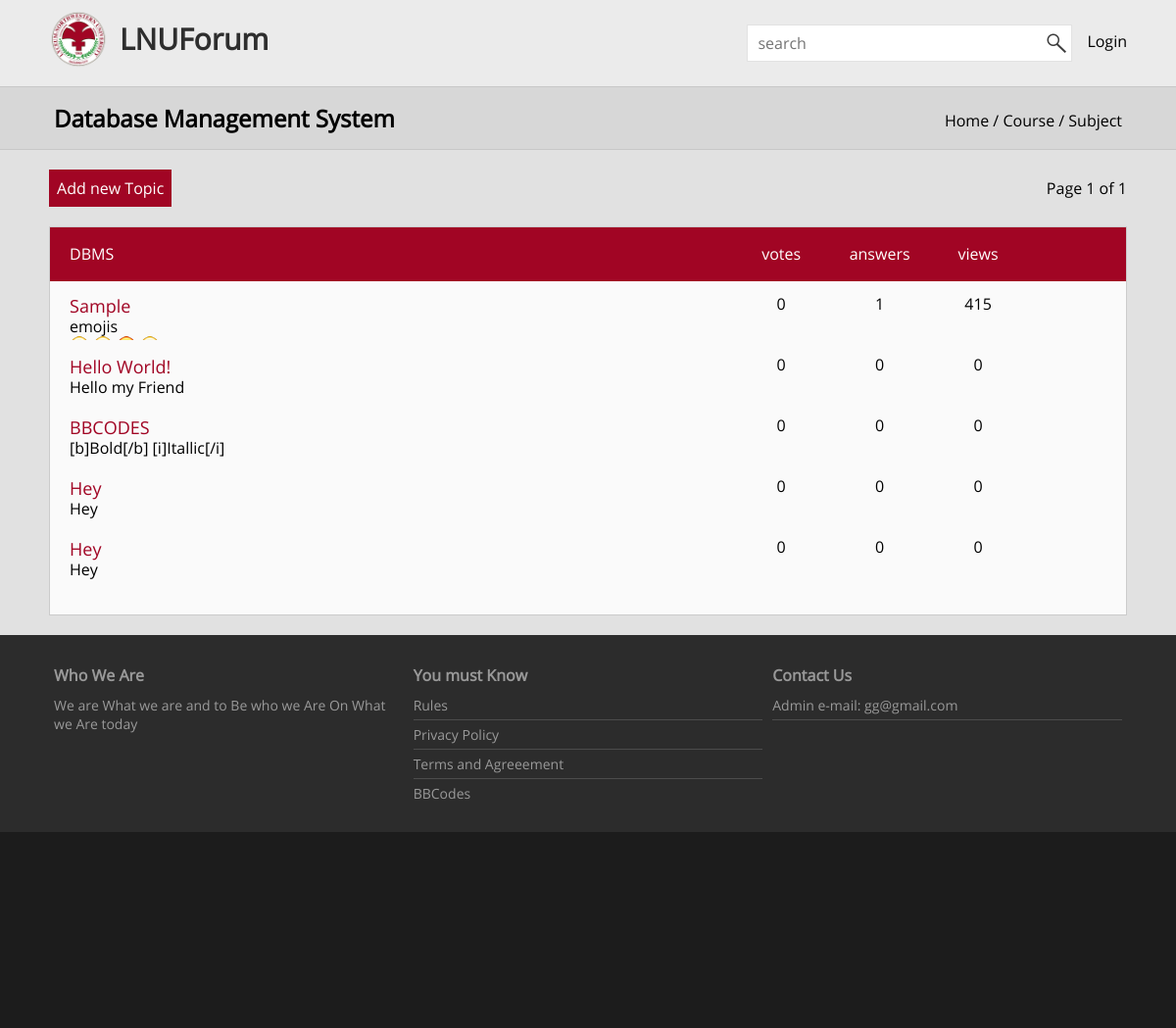
The page /CICS/DBMS/1/ on the database its author committed.
### tables this page shows
CREATE TABLE `subject` (
  `id` int(11) NOT NULL,
  `course_id` int(11) NOT NULL,
  `subject` text NOT NULL,
  `description` text NOT NULL
);

CREATE TABLE `topic` (
  `id` int(11) NOT NULL,
  `subject_id` int(11) NOT NULL,
  `course_id` int(11) NOT NULL,
  `user_id` int(11) NOT NULL,
  `topic_title` varchar(255) NOT NULL,
  `topic` text NOT NULL,
  `type` varchar(255) NOT NULL,
  `tags` text NOT NULL,
  `date` datetime NOT NULL DEFAULT CURRENT_TIMESTAMP,
  `total_likes` int(11) NOT NULL,
  `views` int(11) NOT NULL
);

### index.php (called while the page is built, shortened)
<?php
	require_once('includes/php/functions.php');
	$html = new html();
	require_once('includes/php/home.php');
?>

### includes/Php/functions.php (the view, shortened to what this page needs)
<?php
	class db{
		protected $con;
		function __construct(){
			$this->server = 'localhost';
			$this->user = 'root';
			$this->pass = '';
			$this->db = 'LNUForum';
			$this->con = new mysqli($this->server,$this->user,$this->pass,$this->db) or die($this->con->error);
		}
		function query($sql){
			$res = mysqli_query($this->con,$sql);
			return $res;
		}
		function strip($content){
			$res = mysqli_real_escape_string($this->con,$content);
			return $res;
		}
	}
	class html extends db{
		function nav($subject,$course,$cpage){
			$sql = "SELECT * FROM topic WHERE subject_id IN (SELECT id FROM subject WHERE subject = '$subject')";
			$res = $this->query($sql);
			$page = $res->num_rows / 10;
			$page = (is_float($page) ? intval($page + 1) : $page);
			$page = ($page == 0 ? 1 : $page);
			$back = (($cpage != 1) ? "<a href='/LNUForum/{$course}/{$subject}/".($cpage - 1)."'><</a>" : "");
			$next = (($cpage != $page) ? "<a href='/LNUForum/{$course}/{$subject}/".($cpage + 1)."'>></a>" : "");
			$paging =
			(
				(!IsSet($_GET['id'])) ?
					"<div style='float: right;'>
						<span>{$back} Page {$cpage} of {$page} {$next}</span>
					</div>":
					""
			);
			$link = IsSet($_SESSION['user_id']) ? "/LNUForum/{$course}/{$subject}/Create" : "/LNUForum/login";
			$response = "
				<nav class='clearfix' id='subject-nav'>
					<div class='link-btn'>
						<a href='$link'><span>Add new Topic</span></a>
					</div>
					{$paging}
				</nav>
			";
			return $response;
		}
		function subject_only($subject,$course,$page){
			$sql = "SELECT * FROM subject WHERE subject = '{$this->strip($subject)}'";
			$res = $this->query($sql);
			$response = $this->nav($subject,$course,$page);
			while(list($id,$cid,$subject,$desc) = $res->fetch_array()){
				$response .= "
					<div class='box whitebg'>
						<header class='main-box-header redbg'>
							<div>
								<span'>{$subject}</span>
							</div>
							<div class='details'>
								<div><span>votes</span></div>
								<div><span>answers</span></div>
								<div><span>views</span></div>
							</div>
						</header>
						<section>
							{$this->show_topics($id,$subject,$course,$page)}
						</section>
					</div>
				";
			}
			return $response;
		}
		function show_topics($id,$subject,$course,$page){
			$response = '';
			$limit = 10;
			$offset = (($page == 1) ? 0 : ($page * 10) - $limit);
			$sql = "SELECT id,subject_id,course_id,user_id,topic_title,topic,date,total_likes,views FROM topic WHERE subject_id = '$id' ORDER BY views DESC LIMIT {$offset}, {$limit}";
			$res = $this->query($sql);
			if(!empty($res->num_rows)){
				while(list($tid,$sid,$cid,$uid,$title,$topic,$date,$tlike,$views) = $res->fetch_array()){
					$link = urlencode("{$title}");
					$topic = str_replace(array("\r","\n"),"",$topic);
					$response .= "
						<div class='course-div clearfix'>
							<div class='course-content'>
								<div class='course-title'>
									<a href=/LNUForum/{$course}/{$subject}/Topic/{$tid}/$link>
										<span>{$title}</span>
									</a>
								</div>
								<div class='course-desc'>
									<span>{$topic}</span>
								</div>
							</div>
							{$this->topic_details($tid)}
						</div>
					";
				}
			}
			return $response;
		}
		function topic_details($tid){
			$sql = "SELECT total_likes FROM topic WHERE id = '$tid'";
			$res = $this->query($sql);
			list($tlikes) = $res->fetch_array();
			$sql = "SELECT COUNT(*) FROM answer WHERE topic_id = '$tid'";
			$res = $this->query($sql);
			list($tanswers) = $res->fetch_array();
			$sql = "SELECT views FROM topic WHERE id = '$tid'";
			$res = $this->query($sql);
			list($tviews) = $res->fetch_array();
			$response = "
				<div class='details'>
					<div><span>{$tlikes}</span></div>
					<div><span>{$tanswers}</span></div>
					<div><span>{$tviews}</span></div>
				</div>
			";
			return $response;
		}
		function footer(){
			$admin = (IsSet($_SESSION['admin']) ? "<p><a href='/LNUForum/admin/'>Admin</a></p>" : '');
			$response = "
				<footer class='clearfix'>
					<div class='footer-contents clearfix'>
						<div class='footer-content'>
							<h3>Who We Are</h3>
							<p>We are What we are and to Be who we Are On What we Are today</p>
						</div>
						<div class='footer-content'>
							<h3>You must Know</h3>
							<p><a href='?action=rules'>Rules</a></p>
							<p><a href='privacy'>Privacy Policy</a></p>
							<p><a href='terms'>Terms and Agreeement</a></p>
							<p><a href='BBCodes'>BBCodes</a></p>
							$admin
						</div>
						<div class='footer-content'>
							<h3>Contact Us</h3>
							<p>Admin e-mail: gg@gmail.com</p>
						</div>
					</div>
					<div class='last-footer'></div>
				</footer>
			";
			return $response;
		}
		function getSubName($subject){
			$sql = "SELECT description FROM subject WHERE subject = '$subject'";
			$res = $this->query($sql);
			$data = $res->fetch_array();
			return $data['description'];
		}
	}
?>

### includes/Php/home.php (shortened to what this page needs)
<!DOCTYPE html>
<html lang='EN'>
<?php require_once('head.php');?>
<body id="loader">
	<div id="main">
		<header id="header-main" class="clearfix">
			<div class="content">
				<div id="header-logo">
					<a href="/LNUForum/">
						<span>LNUForum</span>
						<img src="/LNUForum/includes/css/css-icons/lnulogo.png" alt="Lyceans">
					</a>
				</div>
				<div id="header-profile">
					<?php echo (
						IsSet($_SESSION['user_id'])) ?
						"<span>{$html->header_profile($_SESSION['user_id'])}</span>"
						:
						"<span style='color: #000; cursor: pointer;' class='logintxt btn' data-ref='open-user'>Login</span>";
					?>
				</div>
				<div id="header-search-box">
					<form action="ajax/data-handler.php" id="search-form">
						<input aria-label='search' type="text" name="text" placeholder="search" class='search-input' autocomplete="off">
						<label for="search-btn" class="img-btn"><img alt="search" src="/LNUForum/includes/Css/css-icons/search-btn.png"></label>
					</form>
				</div>
			</div>
		</header>
		<nav class='clearfix' id='main-nav'>
			<div class='content'>
				<?php
					if(isset($_GET['action'])){
						if($_GET['action'] == 'search'){
							echo "
								<h1>Search Page</h1>
								<span style='float: right;'>
									<a href='/LNUForum/'>Home</a>
								</span>
							";
						}
						elseif($_GET['action'] == 'profile'){
							echo "
								<h1>". ((isset($_SESSION['user_id']) && $user->getUID($_GET['user']) == $_SESSION['user_id']) ? "Profile Page": "Viewing {$_GET['user']}")."</h1>
								<span style='float: right;'>
									<a href='/LNUForum/'>Home</a>
								</span>
							";
						}
						elseif($_GET['action'] == 'create'){
							echo "
								<h1>Post New Topic</h1>
								<span style='float: right;'>
									<a href='/LNUForum/'>Home</a> / <a href='/LNUForum/{$_GET['course']}/'>Course</a> / <a href='/LNUForum/{$_GET['course']}/{$_GET['subject']}/1/'>Subject</a>
								</span>
							";
						}
						elseif($_GET['action'] == 'Register'){
							echo "
								<h1>Registration</h1>
								<span style='float: right;'>
									<a href='/LNUForum/'>Home</a>
								</span>
							";
						}
						elseif($_GET['action'] == 'Admin'){
							echo "
								<h1>Control Panel</h1>
								<span style='float: right;'>
									<a href='/LNUForum/'>Home</a>
								</span>
							";
						}
						elseif($_GET['action'] == 'Login'){
							echo "
								<h1>Login</h1>
								<span style='float: right;'>
									<a href='/LNUForum/'>Home</a>
								</span>
							";
						}
						elseif($_GET['action'] == 'settings'){
							echo "
								<h1>Account Settings</h1>
								<span style='float: right;'>
									<a href='/LNUForum/'>Home</a>
								</span>
							";
						}
						elseif($_GET['action'] == 'notif'){
							echo "
								<h1>Notifications</h1>
								<span style='float: right;'>
									<a href='/LNUForum/'>Home</a>
								</span>
							";
						}
						elseif($_GET['action'] == 'message'){
							echo "
								<h1>Chat</h1>
								<span style='float: right;'>
									<a href='/LNUForum/'>Home</a>
								</span>
							";
						}
					}
					elseif(isset($_GET['subject'])){
						echo "
							<h1>{$html->getSubName($_GET['subject'])}</h1>
							<span style='float: right;'>
								<a href='/LNUForum/'>Home</a> / <a href='/LNUForum/{$_GET['course']}/'>Course</a> / <a href='/LNUForum/{$_GET['course']}/{$_GET['subject']}/{$_GET['page']}/'>Subject</a>
							</span>
						";
					}
					else{
						echo "
							<h1>Home</h1>
						";
					}
				?>
			</div>
		</nav>
		<section class="content">
			<?php
				$contentclass = (IsSet($_GET['topic_id'])) ? 'main-topic' : '';
				$contentclass .= (IsSet($_GET['course']) && !IsSet($_GET['topic_id'])) ? 'wide-content' : '';
				$contentclass .= (IsSet($_GET['action']) && $_GET['action'] == 'Admin') ? 'admin' : '';
				$contentclass .= (IsSet($_GET['action']) && $_GET['action'] == 'message') ? 'chat' : '';
			?>
			<article  class="content <?php print($contentclass);?>">
				<?php
					if(isset($_GET['action'])){
						if(IsSet($_SESSION['user_id'])){
							if(isset($_GET['user']) && $_GET['action'] == 'message'){
								print($html->message_box($_GET['user']));
							}
							elseif(!isset($_GET['user']) && $_GET['action'] == 'message'){
								header("Location: /LNUForum/Chat/{$html->getFirstChat()}");
							}
							elseif($_GET['action'] == 'profile'){
								print($html->main_profile($_GET['user']));
							}
							elseif($_GET['action'] == 'create'){
								print($html->create_topic($_GET['course'],$_GET['subject'],$_SESSION['user_id']));
							}
							elseif($_GET['action'] == 'settings'){
								print($html->settings());
							}
							elseif($_GET['action'] == 'verify'){
								printf($html->verify());
							}
							elseif($_GET['action'] == 'notif'){
								printf($html->notif());
							}
						}
						elseif(!isset($_SESSION['user_id'])){
							if($_GET['action'] == 'Register'){
								print($html->register());
							}
							elseif($_GET['action'] == 'Login'){
								print($html->main_login());
							}
							else{
								header("Location: /LNUForum/");
							}
						}
						elseif(isset($_SESSION['admin'])){
							if($_GET['action'] == 'Admin'){
								print($html->admin());
							}
						}
					}
					elseif(isset($_GET['topic_id'])){
						printf($html->topic_layout());
					}
					elseif(isset($_GET['subject'])){
						print($html->subject_only($_GET['subject'],$_GET['course'],$_GET['page']));
					}
					elseif(isset($_GET['course'])){
						print($html->course_only($_GET['course']));
						print($html->active_topics($_GET['course']));
					}
					elseif(!IsSet($_GET['course'])){
						print($html->courses());
					}
				?>
			</article>
		</section>
		<?php
			print($html->footer());
		?>
	</div>
</body>
</html>

### includes/Php/head.php (shortened to what this page needs)
<head>
	<link rel="stylesheet" type="text/css" href="/LNUForum/includes/css/styles.css">
</head>

### includes/Css/styles.css (style rules this page uses)
* { font-family: Open-Sans, Arial, Helvetica, sans-serif; margin: 0; padding: 0; box-sizing: border-box; }
html,body { height: 100%; }
body { background: #E1E1E1; font-size: 16px; }
img { width: inherit; height: inherit; }
img, i { user-select: none; }
input, select, textarea { outline: none; }
header { color: #FFF; }
h1,h2,h3,h4,h5,h6 { padding: 0; margin: 0; }
#header-main { background: #EBEBEB; line-height: 2.2em; padding: 10px 0px; box-shadow: 0 2px 2px #CBCBCB; }
#header-main a { text-decoration: none; color: #2E2E2E; font-size: 18px; font-weight: bold; }
#header-main a:first-child { font-size: 30px; }
#header-logo > a > * { display: inline-block; line-height: 2; margin-right: 12px; }
#header-logo a:first-child { font-weight: bold; }
#header-logo img { width: 60px; float: left; }
.img-btn { padding: 5px; height: 20px; cursor: pointer; float: right; }
#header-main > div > div { display: inline-block; }
#header-search-box { float: right; margin: 15px; position: relative; }
.clearfix::after { content: ""; clear: both; display: block; }
#header-search-box input[name="text"] { padding: 0 10px; height: 35px; width: 300px; font-size: 1em; border: none; }
#search-form { border: 1px solid #e2e2e2; background: #FFF; }
div.content, article.content { position: relative; width: 1100px; margin: 0 auto; }
article { margin-top: 20px !important; }
.box { background: #FAFAFA; line-height: 2.2em; margin-bottom: 15px; border: 1px solid #CBCBCB; position: relative; }
.box > section { padding: 15px 20px; line-height: 1; }
header { padding: 5px 20px; }
.redbg { background: #a10524; }
.main-box-header { padding: 10px 20px; }
.main-box-header > div { display: inline-block; }
.whitebg { background: #FAFAFA; }
.course-title { font-size: 18px; color: #a10524; }
.course-desc { font-size: 16px; }
.course-div > div { display: inline-block; }
.course-div { margin-bottom: 15px; }
a { text-decoration: none; color: inherit; }
.wide-content { width: 100%; }
.emoji { width: unset; height: unset; }
img { user-select: none; }
span { word-wrap: break-word; }
input,textarea,button { outline: none; padding: 5px; }
.details { float: right; width: 300px; margin-right: 80px; }
.details > div { display: inline-block; width: 32.1%; text-align: center; }
footer { margin-top: 20px; color: #999999; background: #2C2C2C; right: 0; left: 0; bottom: 0; }
.footer-content { float: left; width: 33.33%; padding: 5px; }
.footer-content p { font-size: 14px; }
.footer-content h3 { font-size: 16px; }
.footer-contents { padding: 20px 0px; margin: 0 auto; width: 1100px; }
.footer-content > p,h3 { padding: 5px 0px; }
.footer-content:last-child > p { border-bottom: 1px solid #CBCBCB33; }
.footer-content > p:not(:last-child) { border-bottom: 1px solid #CBCBCB33; }
.last-footer { width: 100%; height: 200px; background: #1C1C1C; }
#subject-nav { margin-bottom: 20px; }
#subject-nav > div > * { padding: 8px 0px; display: block; }
#subject-nav a { padding: 2px 0px; background: #a10524; color: white; padding: 8px; }
[placeholder]:empty::before { content: attr(placeholder); font-size: 14px; padding: 0px 5px; color: #757575; }
html,body,section.content { height: 100%; }
#header-profile { position: relative; float: right; }
#main-nav { background: #D7D7D7; border-top: 1px solid #C7C7C7; border-bottom: 1px solid #C7C7C7; width: 100%; }
#main-nav > div > * { display: inline-block; }
#main-nav > div > span { line-height: 2.4; }
nav div.content { padding: 15px 5px; }
#subject-nav > div { display: inline-block; }
#header-profile .logintxt { line-height: 4em; }
.course-content { line-height: 1.2; width: 60%; text-overflow: ellipsis; height: 45px; overflow: hidden; }
.btn { cursor: pointer; }

### rows shown on the page
subject: description "Database Management System", subject "DBMS"
topic: topic_title "Sample", topic "emojis", topic (picture), total_likes "0", tanswers "1", views "415"
topic: topic_title "Hello World!", topic "Hello my Friend", total_likes "0", tanswers "0", views "0"
topic: topic_title "BBCODES", topic "[b]Bold[/b] [i]Itallic[/i]", total_likes "0", tanswers "0", views "0"
topic: topic_title "Hey", topic "Hey", total_likes "0", tanswers "0", views "0"
topic: topic_title "Hey", topic "Hey", total_likes "0", tanswers "0", views "0"

### other values the page prints
$cpage "1"
$page "1"
